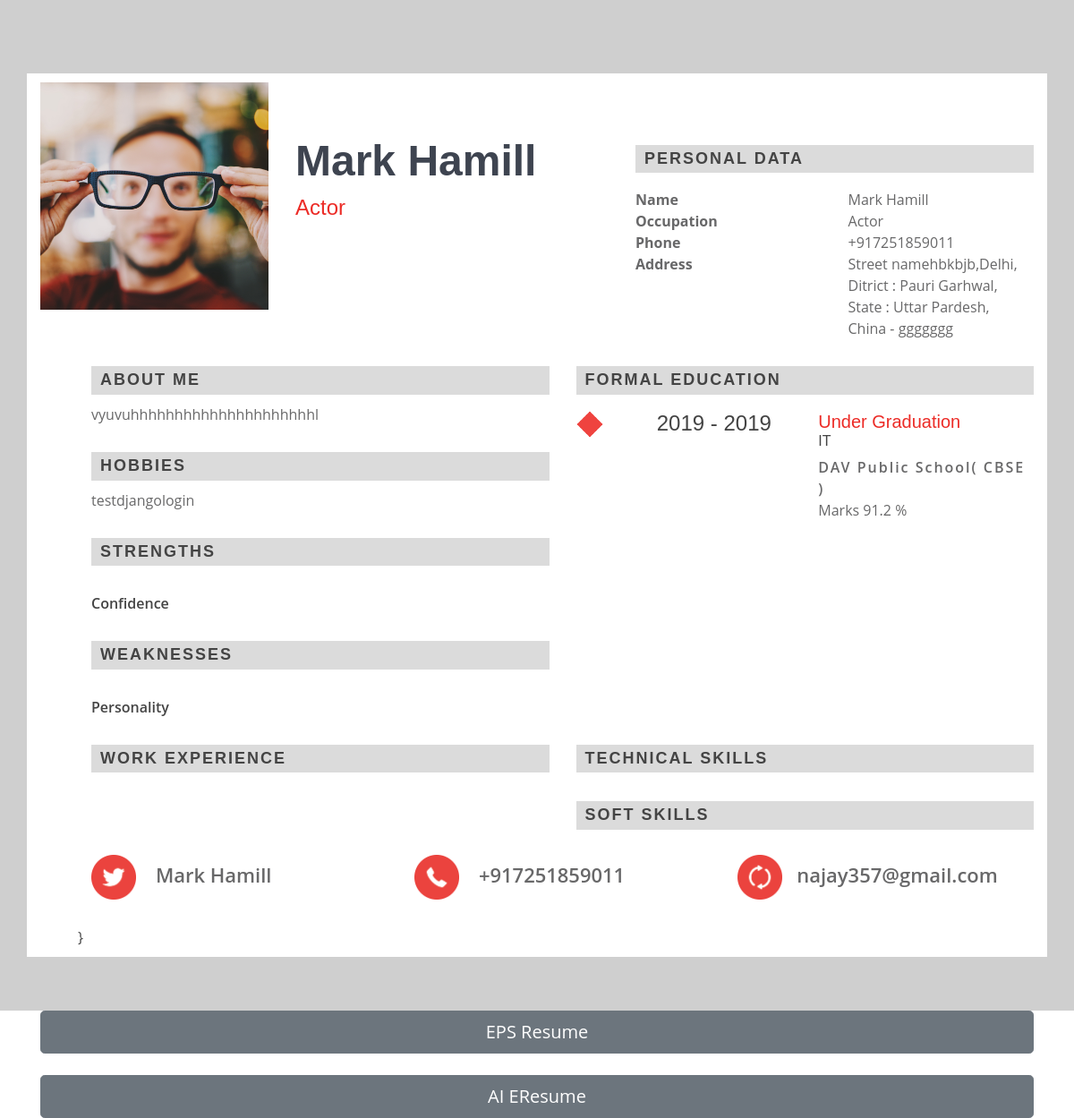
/gr (signed in), run on the app's committed database.
### main/models.py (models this page shows)
class Personal(models.Model):
	resume = models.ForeignKey(Resume, on_delete=models.CASCADE)
	name = models.CharField(max_length=100)
	occupation = models.CharField(max_length=100,blank=True,null=True)
	objective = models.CharField(max_length=100, default='To be the best in my respective domain!',blank=True,null=True)
	image = models.ImageField(upload_to ='image/',blank=True,null=True)
	nationality = models.CharField(max_length=50,null=True,blank=True)

class Phone(models.Model):
	resume = models.ForeignKey(Resume,on_delete=models.CASCADE)
	number = models.CharField(max_length=50)

class Address(models.Model):
	resume = models.ForeignKey(Resume, on_delete=models.CASCADE)
	address_type = models.CharField(max_length=100)
	house_no = models.CharField(default='None',max_length=50,blank=True,null=True)
	street =  models.CharField(default='None',max_length=100,blank=True,null=True)
	landmark = models.CharField(default='None',max_length=50,blank=True,null=True)
	city =  models.CharField(max_length=50,blank=True,null=True)
	district = models.CharField(max_length=50,blank=True,null=True)
	state = models.CharField(max_length=50)
	country = models.CharField(max_length=50)
	pin = models.CharField(max_length=50)

class About(models.Model):
	resume = models.ForeignKey(Resume, on_delete=models.CASCADE)
	aboutme = models.TextField()

class Hobby(models.Model):
	resume = models.ForeignKey(Resume,on_delete=models.CASCADE)
	name = models.TextField()

class Strength(models.Model):
	resume = models.ForeignKey(Resume,on_delete=models.CASCADE)
	point = models.CharField(max_length=100)

class Weakness(models.Model):
	resume = models.ForeignKey(Resume,on_delete=models.CASCADE)
	point = models.CharField(max_length=100)

class Education(models.Model):
	resume = models.ForeignKey(Resume, on_delete=models.CASCADE)
	edu_type = models.CharField(max_length=50, default='Under Graduation')
	institution = models.CharField(default='Awaiting Result', max_length=100)
	affiliation = models.CharField(default='Awaiting Result', max_length=100)
	start = models.IntegerField()
	end = models.IntegerField()
	stream = models.CharField(max_length=100)
	marks = models.CharField(default='Awaiting Result', max_length=100)

class Email(models.Model):
	resume = models.ForeignKey(Resume, on_delete=models.CASCADE)
	mail = models.CharField(max_length=50)

### main/views.py (the view)
# urls.py: path('gr',views.gr, name='gr'),
@login_required(login_url='registerview')
def gr(request):
	user = request.user
	resume = Resume.objects.filter(user=user).first()
	personal = Personal.objects.filter(resume=resume)
	about = About.objects.filter(resume=resume)
	hobby = Hobby.objects.filter(resume=resume)
	strength = Strength.objects.filter(resume=resume)
	weakness = Weakness.objects.filter(resume=resume)
	email = Email.objects.filter(resume=resume)
	phone = Phone.objects.filter(resume=resume)
	address = Address.objects.filter(resume=resume)
	skill = Skill.objects.filter(resume=resume)
	certification = Certification.objects.filter(resume=resume)
	education = Education.objects.filter(resume=resume)
	employment = Employment.objects.filter(resume=resume)
	social = Social.objects.filter(resume=resume)
	project = Project.objects.filter(resume=resume)
	context = {'personal':personal,'about':about,'hobby':hobby,'strength':strength,'weakness':weakness,
	'email':email,'education':education,'phone':phone,'address':address,'skill':skill,'certification':certification,
	'employment':employment,'social':social,'project':project}
	return render(request,'psd.html', context)

### main/templates/psd.html (shortened to what this page needs)
<!DOCTYPE html>
<html lang="en">
<head>
  {% load static %}
  {% for rs in personal %}<title>{{rs.name}}</title>
  <link href="{% static 'assets/css/bootstrap.min.css' %}" rel="stylesheet">
  <link href="{% static 'assets/css/style.css' %}" rel="stylesheet">
</head>
<body>
  <section id="hero" class="d-flex align-items-center">
    <div class="container">
      <div class="row">
        <div class="col-lg-12 psd-background">
          <div class="psd">
            <div class="row">
              <div class="col-lg-3">
                <div class="user">
                  <img src="{{rs.image.url}}" alt="">
                </div>
              </div>
              <div class="col-lg-4">
                <div class="user-content">
                  <h1>{{rs.name}}</h1>
                  <h2>{{rs.occupation}}</h2>
                </div>
              </div>
              <div class="col-lg-5 psd-top-marg">
                <div class="head-line">
                  <h3>PERSONAL DATA</h3>
                </div>
                <div class="row">
                  <div class="col-lg-6">
                    <p><b>Name<br>Occupation<br>Phone<br>Address</b></p>
                  </div>
                  <div class="col-lg-6">
                    <p>{{rs.name}}<br>{{rs.occupation}}{% endfor %}<br>{% for rs in phone %}{{rs.number}}{% endfor %}<br>{% for rs in address %}{{rs.street}},{{rs.city}},<br>
                      Ditrict : {{rs.district}}, State : {{rs.state}},<br>
                      {{rs.country}} - {{rs.pin}}{% endfor %}</p>
                  </div>
                </div>
              </div>
              <div class="bottom-content">
                <div class="col-lg-12">
                  <div class="row">
                    <div class="col-lg-6">
                      <div class="head-line">
                        <h3>About Me</h3>{% for rs in about %}
                        <p>{{rs.aboutme}}</p>{% endfor %}
                      </div>
                      <div class="head-line">
                        <h3>Hobbies</h3>{% for rs in hobby %}
                        <p>{{rs.name}}</p>{% endfor %}
                      </div>
                      <div class="head-line">
                        <h3>Strengths</h3>
                        <p><ul>{% for rs in strength %}<li>{{rs.point}}</li>{% endfor %}</ul></p>
                      </div>
                      <div class="head-line">
                        <h3>Weaknesses</h3>
                        <p><ul>{% for rs in weakness %}<li>{{rs.point}}</li>{% endfor %}</ul></p>
                      </div>
                    </div>
                    <div class="col-lg-6">
                      <div class="head-line">
                        <h3>FORMAL EDUCATION</h3>
                      </div>
                      <div class="edu-content">
                        {% for rs in education %}
                        <div class="row">
                          <div class="col-lg-2"><img src="{% static 'assets/img/psd/diment.png' %}" alt=""></div>
                          <div class="col-lg-4"><h4>{{rs.start}} - {{rs.end}}</h4></div>
                          <div class="col-lg-6">
                            <h3>{{rs.edu_type}}</h3><h6>{{rs.stream}}</h6>
                            <p>{{rs.institution}}( {{rs.affiliation}} )<br> <span>Marks {{rs.marks}} %</span></p>
                          </div>
                        </div>
                        {% endfor %}
                      </div>
                    </div>
                    <div class="col-lg-6">
                      <div class="head-line">
                        <h3>WORK EXPERIENCE</h3>
                      </div>
                      <div class="edu-content">
                      </div>
                    </div>
                    <div class="col-lg-6">
                      <div class="head-line">
                        <h3>TECHNICAL SKILLS</h3>
                      </div><br>
                      <div class="head-line">
                        <h3>SOFT SKILLS</h3>
                      </div>
                    </div>
                    <div class="col-lg-12">
                      <div class="footer">
                        <div class="row">
                          <div class="col-lg-4"><p><img src="{% static 'assets/img/psd/twitter.png' %}" alt=""> {% for rs in personal %}{{rs.name}}{% endfor %} </p></div>
                          <div class="col-lg-4"><p><img src="{% static 'assets/img/psd/phone.png' %}" alt=""> {% for rs in phone %}{{rs.number}}{% endfor %}</p></div>
                          <div class="col-lg-4"><p><img src="{% static 'assets/img/psd/reload.png' %}" alt="">{% for rs in email %}{{rs.mail}}{% endfor %}</p></div>
                        </div>
                        <div class="row">
                        }
                        </div>
                      </div>
                    </div>
                  </div>
                </div>
            </div>
            </div>
          </div>
        </div>
      </div>
    </div>
  </section>
  <div class="container">
  <a href="{% url 'eps' %}"><button type="button" class="btn btn-secondary btn-lg btn-block btn-center">EPS Resume</button></a><br>
  <a href="{% url 'ai' %}"><button type="button" class="btn btn-secondary btn-lg btn-block btn-center"> AI EResume</button></a>
  </div>
</body>
</html>

### main/static/assets/css/style.css (style rules this page uses)
body { font-family: "Open Sans", sans-serif; color: #444444; }
a { color: #14c871; }
h1, h2, h3, h4, h5, h6 { font-family: "Raleway", sans-serif; }
#hero { width: 100%; height: auto; background: rgb(207, 207, 207); padding-top: 82px; }
#hero h1 { margin: 0; font-size: 48px; font-weight: 700; line-height: 56px; color: #3e4450; }
#hero h2 { color: #858ea1; margin: 10px 0 30px 0; font-size: 24px; }
#hero p { color: #858ea1; margin: 10px 0 30px 0; font-size: 18px; }
section { padding: 60px 0; overflow: hidden; }
.psd-background { background: #fff; }
#hero .psd .user img { width: 100%; padding: 10px 0px; }
#hero .psd .user-content { margin-top: 20%; }
#hero .psd .user-content h2 { color: #ec2b26; }
#hero .head-line h3 { padding: 5px 10px; background: #dbdbdb; text-transform: uppercase; font-weight: 600; font-size: 18px; letter-spacing: 2px; }
#hero .psd p { font-size: 16px; color: #686869; }
.psd-top-marg { margin-top: 7%; }
#hero .psd .bottom-content { padding-left: 5%; }
#hero .psd .edu-content { padding: 10px 0px; }
#hero .psd .edu-content img { width: 50%; }
#hero .psd .edu-content h3 { color: #ec2b26; font-size: 20px; margin: 0; }
#hero .psd .edu-content p { font-weight: 600; letter-spacing: 2px; margin: 0px 0 20px 0; }
#hero .psd .edu-content p span { font-weight: 400; letter-spacing: 0px; }
#hero .psd .head-line ul { list-style: none; padding-left: 0; font-weight: 600; }
#hero .psd .footer { padding: 10px 0px; }
#hero .psd .footer p { font-size: 22px; font-weight: 600; }
#hero .psd .footer p img { width: 15%; margin-right: 5%; }

### data on the page
Personal: image (picture), name "Mark Hamill", occupation "Actor"
Phone: number "+917251859011"
Address: street "Street namehbkbjb", city "Delhi", district "Pauri Garhwal", state "Uttar Pardesh", country "China", pin "ggggggg"
About: aboutme "vyuvuhhhhhhhhhhhhhhhhhhhhhl"
Hobby: name "testdjangologin"
Strength: point "Confidence"
Weakness: point "Personality"
Education: start "2019", end "2019", edu_type "Under Graduation", stream "IT", institution "DAV Public School", affiliation "CBSE", marks "91.2"
Email: mail "najay357@gmail.com"
